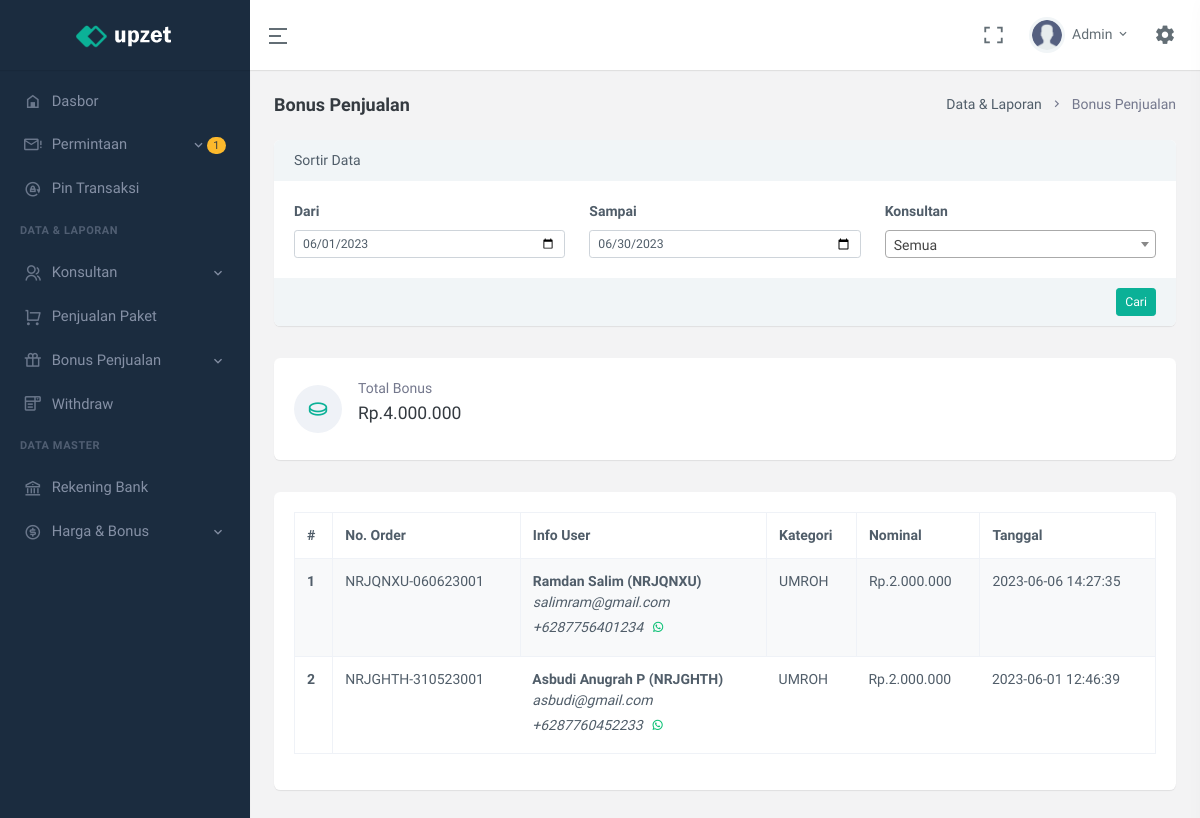
Page /bonus-penjualan.php (signed in) on the earlier database version.
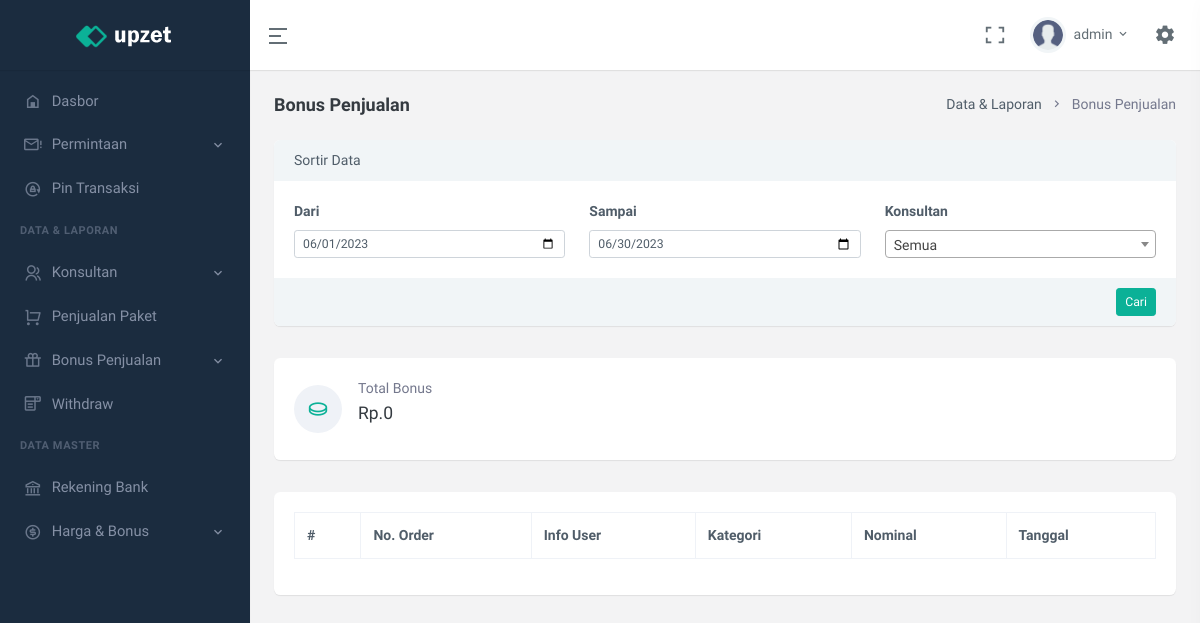
Same page on the later database version.
### tables this page shows
CREATE TABLE `user` (
  `id` int(11) UNSIGNED NOT NULL,
  `code_referral` varchar(7) NOT NULL,
  `email` varchar(250) NOT NULL,
  `name` varchar(25) NOT NULL,
  `no_telpn` varchar(25) NOT NULL,
  `password` text NOT NULL,
  `role_user` enum('ADMIN','OWNER','KONSULTAN') NOT NULL DEFAULT 'KONSULTAN',
  `upline` varchar(7) NOT NULL DEFAULT 'ADMIN',
  `status` enum('AKTIF','TIDAK AKTIF') NOT NULL DEFAULT 'TIDAK AKTIF',
  `join_date` datetime NOT NULL
);

CREATE TABLE `history_bonus_penjualan` (
  `id` int(11) UNSIGNED NOT NULL,
  `code_order` varchar(20) NOT NULL,
  `code_referral` varchar(7) NOT NULL,
  `category` enum('UMROH','HAJI') NOT NULL,
  `nominal` double NOT NULL,
  `date` datetime NOT NULL
);

### modal/ConnectionsClass.php (called while the page is built, shortened)
<?php
class ConnectionsClass{
    private $servername = "localhost";
    private $username = "root";
    private $password = "";
    private $dbname = "nrj_tour";
    protected function dbConn(){
        $connect = new mysqli($this->servername, $this->username, $this->password, $this->dbname);
        if($connect){
            return $connect;
        }
    }
    protected function dbCheck(?string $tableName = null){
        $sql = "SHOW TABLES LIKE '" . $tableName . "'";
        $exe = $this->dbConn()->query($sql);
        $result = $exe->num_rows;
        return $result;
    }
}
?>

### modal/userClass.php (called while the page is built, shortened)
<?php
class userClass extends ConnectionsClass{
    private $table_name = "user";
    public function __construct(){
        if($this->dbCheck($this->table_name) == 0){
            $sql = "CREATE TABLE " . $this->table_name . " (
                id INT(11) UNSIGNED AUTO_INCREMENT PRIMARY KEY,
                code_referral VARCHAR(7) NOT NULL UNIQUE,
                email VARCHAR(250) NOT NULL UNIQUE,
                name VARCHAR(25) NOT NULL,
                no_telpn VARCHAR(25) NOT NULL UNIQUE,
                password TEXT NOT NULL,
                role_user ENUM('ADMIN','OWNER','KONSULTAN') NOT NULL DEFAULT 'KONSULTAN',
                upline VARCHAR(7) NOT NULL DEFAULT 'ADMIN',
                status ENUM('AKTIF','TIDAK AKTIF') NOT NULL DEFAULT 'TIDAK AKTIF',
                join_date DATETIME NOT NULL
            )";
            $this->dbConn()->query($sql);
            $this->dbConn()->close();
        }
    }
    public function selectUser(?string $param = null, ?string $key1 = null, ?string $key2 = null, ?string $key3 = null, ?string $key4 = null){
        if($param == "oneCondition"){
            $sql = "SELECT * FROM " . $this->table_name . " WHERE " . $key1 . " = '" . $key2 . "' ORDER BY join_date DESC";
        }elseif($param == "checkForUpdate"){
            $sql = "SELECT * FROM " . $this->table_name . " WHERE " . $key1 . " = '" . $key2 . "' AND code_referral <> '" . $key3 . "'";
        }
        $exe = $this->dbConn()->query($sql);
        while($rows = $exe->fetch_assoc()){
            $data[] = $rows;
        }
        $result["data"] = $data;
        $result["nums"] = $exe->num_rows;
        return $result;
    }
}
?>

### config/userLogin.php (called while the page is built, shortened)
<?php
require_once "modal/ConnectionsClass.php";
require_once "modal/dataPenjualanClass.php";
require_once "modal/historyBonusPenjualanClass.php";
require_once "modal/withdrawClass.php";
require_once "modal/userClass.php";
$userClass = new userClass();
$dataLogin = $userClass->selectUser("oneCondition","code_referral",$_SESSION['id_nrjtour']);
foreach($dataLogin['data'] as $row){
    $name = $row['name'];
    $role_user = $row['role_user'];
}
?>

### modal/withdrawClass.php (called while the page is built, shortened)
<?php
class withdrawClass extends ConnectionsClass{
    private $table_name = "withdraw";
    public function __construct(){
        if($this->dbCheck($this->table_name) == 0){
            $sql = "CREATE TABLE " . $this->table_name . " (
                id INT(11) UNSIGNED AUTO_INCREMENT PRIMARY KEY,
                code_referral VARCHAR(7) NOT NULL,
                nominal DOUBLE NOT NULL,
                status ENUM('PENDING','DITOLAK','SUCCESS') NOT NULL DEFAULT 'PENDING',
                date DATETIME NOT NULL
            )";
            $this->dbConn()->query($sql);
            $this->dbConn()->close();
        }
    }
    public function selectWithdraw(?string $param = null, ?string $key1 = null, ?string $key2 = null){
        if($param == "oneCondition"){
            $sql = "SELECT * FROM " . $this->table_name . " WHERE " . $key1 . " = '" . $key2 . "' ORDER BY date DESC";
        }else{
            $sql = "SELECT * FROM " . $this->table_name . " ORDER BY date DESC";
        }
        $exe = $this->dbConn()->query($sql);
        $result["data"] = $data;
        $result["nums"] = $exe->num_rows;
        return $result;
    }
}
?>

### modal/dataPenjualanClass.php (called while the page is built, shortened)
<?php
class dataPenjualanClass extends ConnectionsClass{
    private $table_name = "data_penjualan";
    public function selectDataPenjualan(?string $param = null, ?string $key1 = null, ?string $key2 = null, ?string $key3 = null, ?string $key4 = null){
        if($param == "oneCondition"){
            $sql = "SELECT * FROM " . $this->table_name . " WHERE " . $key1 . " = '" . $key2 . "' ORDER BY date DESC";
        }elseif($param == "dateUser"){
            $sql = "SELECT * FROM " . $this->table_name . " WHERE perekrut = '" . $key1 . "' AND (date >= '" . $key2 . " 00:00:00' AND date <= '" . $key3 . " 23:59:59') ORDER BY date DESC LIMIT 1";
        }elseif($param == "dateKonsultan"){
            $sql = "SELECT * FROM " . $this->table_name . " WHERE perekrut = '" . $key1 . "' AND (date >= '" . $key2 . " 00:00:00' AND date <= '" . $key3 . " 23:59:59') ORDER BY date DESC";
        }elseif($param == "date"){
            $sql = "SELECT * FROM " . $this->table_name . " WHERE date >= '" . $key1 . " 00:00:00' AND date <= '" . $key2 . " 23:59:59' ORDER BY date DESC";
        }else{
            $sql = "SELECT * FROM " . $this->table_name . " ORDER BY date DESC";
        }
        $exe = $this->dbConn()->query($sql);
        while($rows = $exe->fetch_assoc()){
            $data[] = $rows;
        }
        $result["data"] = $data;
        $result["nums"] = $exe->num_rows;
        return $result;
    }
}
?>

### modal/historyBonusPenjualanClass.php (called while the page is built, shortened)
<?php
class historyBonusPenjualanClass extends ConnectionsClass{
    private $table_name = "history_bonus_penjualan";
    public function selectHistoryBonusPenjualan(?string $param = null, ?string $key1 = null, ?string $key2 = null, ?string $key3 = null, ?string $key4 = null){
        if($param == "allData"){
            $sql = "SELECT * FROM " . $this->table_name . " WHERE date >= '" . $key1 . " 00:00:00' AND date <= '" . $key2 . " 23:59:59' ORDER BY date DESC";
        }elseif($param == "byUser"){
            $sql = "SELECT * FROM " . $this->table_name . " WHERE date >= '" . $key1 . " 00:00:00' AND date <= '" . $key2 . " 23:59:59' AND code_referral = '" . $key3 . "' ORDER BY date DESC";
        }
        $exe = $this->dbConn()->query($sql);
        while($rows = $exe->fetch_assoc()){
            $data[] = $rows;
        }
        $result["data"] = $data;
        $result["nums"] = $exe->num_rows;
        return $result;
    }
}
?>

### config/bonusPenjualanConfig.php (the view, shortened to what the changed rows need)
<?php
$historyBonusPenjualanClass = new historyBonusPenjualanClass();
function dataTable($from, $to, $user){
    global $historyBonusPenjualanClass;
    global $role_user;
    $num = 1;
    $data = $historyBonusPenjualanClass->selectHistoryBonusPenjualan("byUser", $from, $to, $user);
    if($user == "all"){
        $data = $historyBonusPenjualanClass->selectHistoryBonusPenjualan("allData", $from, $to);
    }
    foreach($data['data'] as $row){
        $fee = number_format($row['nominal'],0,",",".");
        echo '<tr>
                <th> ' . $num++ . ' </th>
                <td>
                    ' . $row['code_order'] . '
                </td>';
        if($role_user == "ADMIN"){
            echo '<td>
                    <strong>' . dataUser($row['code_referral'])['name'] . ' (' . $row['code_referral'] . ')</strong><br>
                    <i>' . dataUser($row['code_referral'])['email'] . '</i><br>
                    <i>+62' . dataUser($row['code_referral'])['no_telpn'] . '</i><a href="https://api.whatsapp.com/send?phone=62' . dataUser($row['code_referral'])['no_telpn'] . '" class="btn btn-sm text-success radius-5"><i class="mx-auto ri-whatsapp-line"></i></a><br>
                </td>';
        }
        echo   '<td>' . $row['category'] . '</td>
                <td>Rp.' . $fee . '</td>
                <td>' . $row['date'] . '</td>
            </tr>';
    }
}
function totalBonus($from, $to, $user){
    global $historyBonusPenjualanClass;
    $total = 0;
    $data = $historyBonusPenjualanClass->selectHistoryBonusPenjualan("byUser", $from, $to, $user);
    if($user == "all"){
        $data = $historyBonusPenjualanClass->selectHistoryBonusPenjualan("allData", $from, $to);
    }
    foreach($data['data'] as $row){
        $total += $row['nominal'];
    }
    echo number_format($total,0,",",".");
}
function optUser($user){
    global $userClass;
    $data = $userClass->selectUser("oneCondition","role_user","KONSULTAN");
}
function dataUser($idUser){
    global $userClass;
    $data = $userClass->selectUser("oneCondition","code_referral",$idUser);
    foreach($data['data'] as $row){
        $result['name'] = $row['name'];
        $result['email'] = $row['email'];
        $result['no_telpn'] = $row['no_telpn'];
        $result['status'] = $row['status'];
    }
    $result['nums'] = $data['nums'];
    return $result;
}
?>

### partial/topBar.php (shortened to what the changed rows need)
<header id="page-topbar">
    <div class="navbar-header">
        <div class="d-flex">
            <div class="dropdown d-inline-block user-dropdown">
                <button type="button" class="btn header-item waves-effect" id="page-header-user-dropdown"
                    data-bs-toggle="dropdown" aria-haspopup="true" aria-expanded="false">
                    <img class="rounded-circle header-profile-user" src="assets/images/users/avatar-2.png"
                        alt="Header Avatar">
                    <span class="d-none d-xl-inline-block ms-1"><?= explode(" ",$name)[0] ?></span>
                    <i class="mdi mdi-chevron-down d-none d-xl-inline-block"></i>
                </button>
            </div>
        </div>
    </div>
</header>

### partial/sideBar.php (shortened to what the changed rows need)
<?php
    $dataPenjualanClass = new dataPenjualanClass();
    $withdrawClass = new withdrawClass();
?>
<div class="vertical-menu">
    <div data-simplebar class="h-100">
        <div id="sidebar-menu">
            <ul class="metismenu list-unstyled" id="side-menu">
                <?php
                    if($role_user == "ADMIN"){
                        $dataNotif = $dataPenjualanClass->selectDataPenjualan("all");
                        $orderNumPendingNotif = 0;
                        $orderNumPendingPelunansanNotif = 0;
                        foreach($dataNotif['data'] as $row){
                            if($row['status'] == "PENDING"){
                                $orderNumPendingNotif += 1;
                            }elseif($row['status'] == "MENUNGGU KONFIRMASI PELUNASAN"){
                                $orderNumPendingPelunansanNotif += 1;
                            }
                        }
                        $dataWd = $withdrawClass->selectWithdraw("oneCondition", "status", "PENDING");
                        $wdnUMPending = $dataWd['nums'];
                ?>
                    <li>
                        <a href="javascript: void(0);" class="has-arrow waves-effect">
                            <i class="mdi mdi-email-alert-outline"></i>
                            <?php if($orderNumPendingNotif + $orderNumPendingPelunansanNotif + $wdnUMPending > 0){ ?>
                                <span class="badge rounded-pill bg-warning text-dark float-end"><?= $orderNumPendingNotif + $orderNumPendingPelunansanNotif + $wdnUMPending ?></span>
                            <?php } ?>
                            <span>Permintaan</span>
                        </a>
                    </li>
                <?php } ?>
            </ul>
        </div>
    </div>
</div>

Differences in the rows shown:
removed history_bonus_penjualan: code_order "NRJQNXU-060623001", name "Ramdan Salim", code_referral "NRJQNXU", email "salimram@gmail.com", no_telpn "87756401234", category "UMROH", nominal "2.000.000", date "2023-06-06 14:27:35"
removed history_bonus_penjualan: code_order "NRJGHTH-310523001", name "Asbudi Anugrah P", code_referral "NRJGHTH", email "asbudi@gmail.com", no_telpn "87760452233", category "UMROH", nominal "2.000.000", date "2023-06-01 12:46:39"
changed user: name "Admin" → "admin"; role_user "1" → (not shown)
Other differences:
$total: "4.000.000" → "0"
